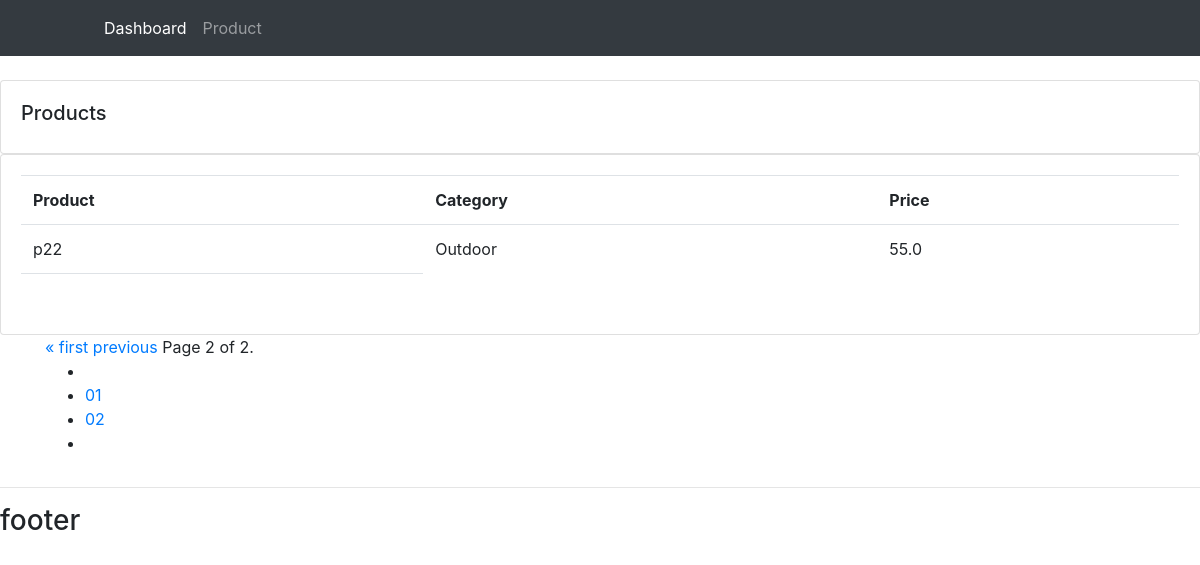
/products/?page=2, run on an earlier commit of the app's database.
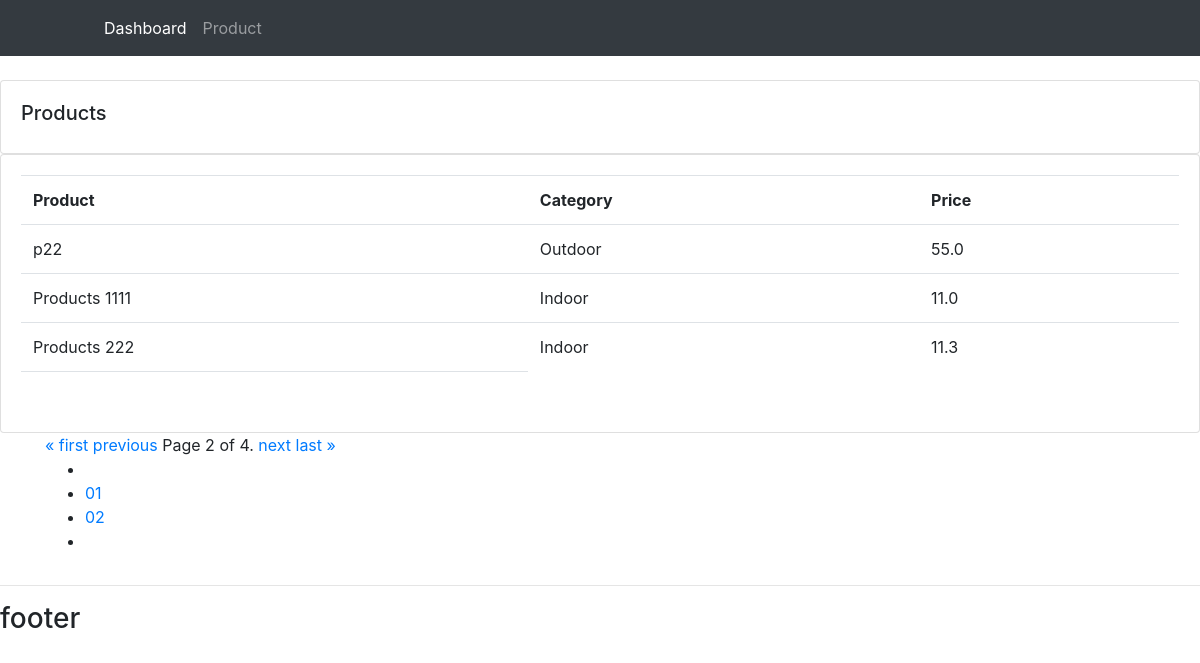
And on a later commit of the database.
### accounts/models.py (models this page shows, shortened)
class Product(models.Model):
    CATEGORY=(
        ('Indoor','Indoor'),
        ('Outdoor','Outdoor'),
    )
    name = models.CharField(max_length = 200,null=True)
    price = models.FloatField(null=True)
    category = models.CharField(max_length = 200,null=True,choices=CATEGORY)
    description = models.CharField(max_length = 200,null=True,blank=True)
    date_created = models.DateTimeField(auto_now_add=True,null=True)
    tags = models.ManyToManyField(Tag)

### accounts/views.py (the view)
# urls.py: path('products/', views.products, name='products'),
def products(request):
    ps = Product.objects.all()
    paginator = Paginator(ps, 3) # Show 3 contacts per page.
    page_number = request.GET.get('page')
    page_obj = paginator.get_page(page_number)
    context = {'ps': page_obj}
    return render(request,'accounts/products.html',context)

### templates/accounts/products.html (shortened to what this page needs)
{% extends 'accounts/main.html' %}
{% block content %}
	<br>
	<div class="row">
		<div class="col-md">
			<div class="card card-body">
				<h5>Products</h5>
			</div>
			<div class="card card-body">
				<table class="table">
					<tr>
						<th>Product</th>
						<th>Category</th>
						<th>Price</th>
					</tr>
						{% for p in ps %}
							<tr>
								<td>{{p.name}}</td>
								<td>{{p.category}}</td>
								<td>{{p.price}}</td>
							</tr>
						{% endfor %}
						<td></td>
				</table>
			</div>
				<div class="container">
					<div class="pagination" >
						<span class="step-links">
							{% if ps.has_previous %}
								<a href="?page=1">&laquo; first</a>
								<a href="?page={{ ps.previous_page_number }}">previous</a>
							{% endif %}
							<span class="current">
								Page {{ ps.number }} of {{ ps.paginator.num_pages }}.
							</span>
							{% if ps.has_next %}
								<a href="?page={{ ps.next_page_number }}">next</a>
								<a href="?page={{ ps.paginator.num_pages }}">last &raquo;</a>
							{% endif %}
						</span>
					</div>
				</div>
					<div class="container">
						<div class="row">
							<div class="col-lg-9">
								<div class="m-0">
									<div class="row">
										<div class="col-lg-12">
											<div class="pagination_wrap">
												<ul>
													<li><a href="#">  </a></li>
													<li><a href="#"><span>01</span></a></li>
													<li><a href="#"><span>02</span></a></li>
													<li><a href="#">  </a></li>
												</ul>
											</div>
										</div>
									</div>
								</div>
							</div>
						</div>
					</div>
		</div>
	</div>
{% endblock content %}

What changed in the data, as far as the page shows it:
added Product: name "Products 1111", category "Indoor", price "11.0"
added Product: name "Products 222", category "Indoor", price "11.3"
Also different on the page:
{{ ps.paginator.num_pages }}: "2" → "4"
text now shown: "next last »"
